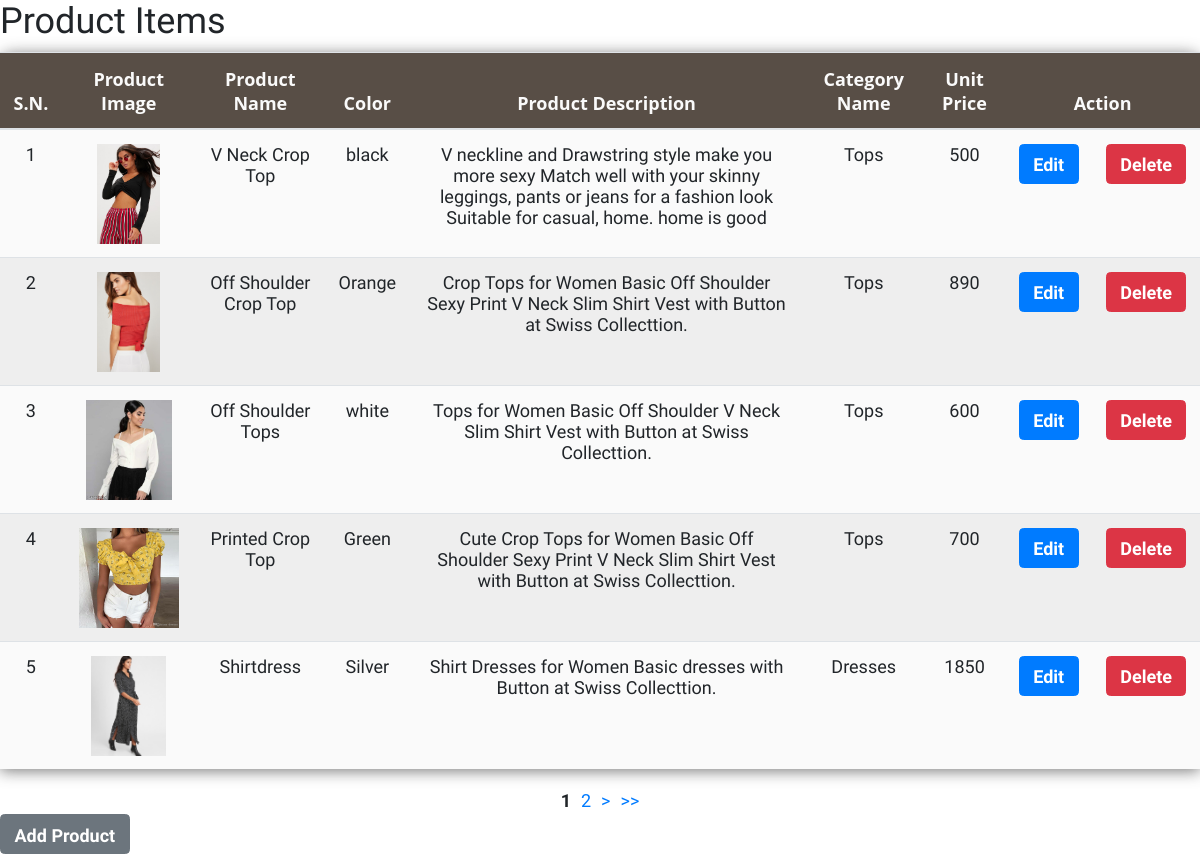
Screenshot of /adminView/viewAllProducts.php with the database file from the repository.
### tables this page shows
CREATE TABLE `product` (
  `product_id` int(11) NOT NULL,
  `product_name` varchar(200) NOT NULL,
  `product_desc` text NOT NULL,
  `product_image` varchar(255) NOT NULL,
  `price` int(11) NOT NULL,
  `category_id` int(11) NOT NULL,
  `uploaded_date` date NOT NULL DEFAULT current_timestamp(),
  `color` varchar(80) DEFAULT NULL
);

CREATE TABLE `category` (
  `category_id` int(11) NOT NULL,
  `category_name` varchar(150) NOT NULL
);

### adminView/viewAllProducts.php (the view, shortened to what this page needs)
<head>
    <link rel="stylesheet" href="https://cdn.jsdelivr.net/npm/bootstrap@4.0.0/dist/css/bootstrap.min.css"
>
    <link rel="stylesheet" href="https://cdnjs.cloudflare.com/ajax/libs/font-awesome/4.7.0/css/font-awesome.min.css">
    <link rel="stylesheet" href="./assets/css/style.css">
</head>
<div>
    <?php
    include_once "../config/dbconnect.php";
    $rowsPerPage = 5;
    $page = isset($_POST['page']) ? $_POST['page'] : 1;
    $offset = ($page - 1) * $rowsPerPage;
    $sql = "SELECT * FROM product
            JOIN category ON product.category_id = category.category_id";
    $sql .= " LIMIT $offset, $rowsPerPage";
    $result = $conn->query($sql);
    ?>
    <h2>Product Items</h2>
    <table class="table">
        <thead>
            <tr>
                <th class="text-center">S.N.</th>
                <th class="text-center">Product Image</th>
                <th class="text-center">Product Name</th>
                <th class="text-center">Color</th>
                <th class="text-center">Product Description</th>
                <th class="text-center">Category Name</th>
                <th class="text-center">Unit Price</th>
                <th class="text-center" colspan="2">Action</th>
            </tr>
        </thead>
        <?php
        $count = $offset + 1;
        if ($result->num_rows > 0) {
            while ($row = $result->fetch_assoc()) {
                ?>
                <tr>
                    <td><?= $count ?></td>
                    <td><img height='100px' src='<?= $row["product_image"] ?>'></td>
                    <td><?= $row["product_name"] ?></td>
                    <td><?= $row["color"] ?></td>
                    <td><?= $row["product_desc"] ?></td>
                    <td><?= $row["category_name"] ?></td>
                    <td><?= $row["price"] ?></td>
                    <td><button class="btn btn-primary" style="height:40px"
                            onclick="itemEditForm('<?= $row['product_id'] ?>')">Edit</button></td>
                    <td><button class="btn btn-danger" style="height:40px"
                            onclick="itemDelete('<?= $row['product_id'] ?>')">Delete</button></td>
                </tr>
                <?php
                $count++;
            }
        } else {
            echo "<tr><td colspan='8' class='text-center'>No products found</td></tr>";
        }
        ?>
    </table>
    <?php
    $countSql = "SELECT COUNT(*) as total FROM product
                 JOIN category ON product.category_id = category.category_id";
    $countResult = mysqli_query($conn, $countSql);
    $row = mysqli_fetch_assoc($countResult);
    $numRows = $row['total'];
    $maxPage = ceil($numRows / $rowsPerPage);
    echo "<div class='pagination'>";
    for ($i = 1; $i <= $maxPage; $i++) {
        if ($i == $page) {
            echo '<b>' . $i . '</b> ';
        } else {
            echo '<a href="javascript:void(0);" onclick="showProductItems(' . $i . ')">' . $i . '</a> ';
        }
    }
    if ($page < $maxPage) {
        echo '<a href="javascript:void(0);" onclick="showProductItems(' . ($page + 1) . ')">></a>';
        echo '<a href="javascript:void(0);" onclick="showProductItems(' . $maxPage . ')">>></a>';
    }
    echo "</div>";
    ?>
    <button type="button" class="btn btn-secondary " style="height:40px" data-toggle="modal" data-target="#myModal">
        Add Product
    </button>
</div>

### assets/css/style.css (style rules this page uses)
* { margin: 0; padding: 0; font-family: "Work Sans", sans-serif; font-size: 18px; }
.pagination { display: flex; justify-content: center; gap: 10px; }
table { width: 100%; border-collapse: collapse; border-spacing: 0; box-shadow: 0 2px 15px rgba(64, 64, 64, 0.7); border-radius: 12px 12px 0 0; margin-bottom: 50px; }
td, th { padding: 10px 16px; text-align: center; }
th { background-color: #584e46; color: #fafafa; font-family: "Open Sans", Sans-serif; font-weight: bold; }
tr { width: 100%; background-color: #fafafa; font-family: "Montserrat", sans-serif; }
tr:nth-child(even) { background-color: #eeeeee; }
.btn { font-weight: 700; height: 36px; -moz-user-select: none; -webkit-user-select: none; user-select: none; cursor: default; }

### rows the page displays
product: product_image (picture), product_name "V Neck Crop Top", color "black", product_desc "V neckline and Drawstring style make you more sexy Match well with your skinny leggings, pants or jeans for a fashion look Suitable for casual, home. home is good", category.category_name "Tops", price "500"
product: product_image (picture), product_name "Off Shoulder Crop Top", color "Orange", product_desc "Crop Tops for Women Basic Off Shoulder Sexy Print V Neck Slim Shirt Vest with Button at Swiss Collecttion.", category.category_name "Tops", price "890"
product: product_image (picture), product_name "Off Shoulder Tops", color "white", product_desc "Tops for Women Basic Off Shoulder V Neck Slim Shirt Vest with Button at Swiss Collecttion.", category.category_name "Tops", price "600"
product: product_image (picture), product_name "Printed Crop Top", color "Green", product_desc "Cute Crop Tops for Women Basic Off Shoulder Sexy Print V Neck Slim Shirt Vest with Button at Swiss Collecttion.", category.category_name "Tops", price "700"
product: product_image (picture), product_name "Shirtdress", color "Silver", product_desc "Shirt Dresses for Women Basic dresses with Button at Swiss Collecttion.", category.category_name "Dresses", price "1850"
